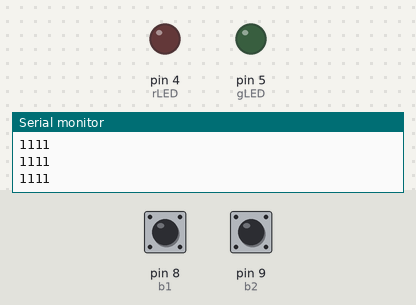
The sketch below on a simulated Arduino Uno, built with avr-gcc and run on an emulated ATmega328P. Parts: output pins drawn as LEDs (lit = HIGH), the last lines printed to the serial monitor. The inputs (shaded band) are chosen by the test bench; at power-on: pin 8 (b1) HIGH, pin 9 (b2) HIGH.

Above: at 1.2 s.
1.3 s: pin 8 (b1) pulled LOW for 0.15 s
At 2.1 s:
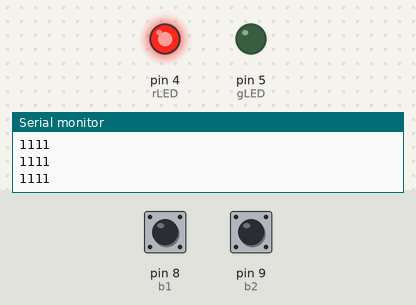
2.9 s: pin 9 (b2) pulled LOW for 0.15 s
At 3.4 s:
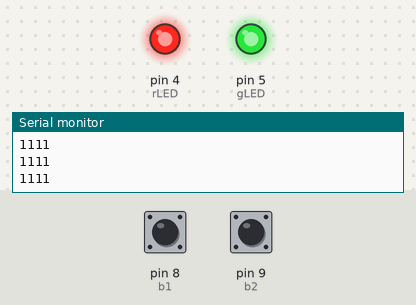
4.5 s: pin 8 (b1) pulled LOW for 1 s
At 5.8 s:
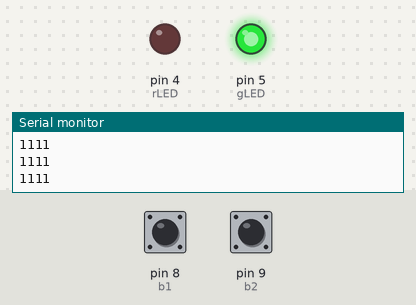
7.0 s: pin 8 (b1) pulled LOW for 3.2 s
At 7.7 s:
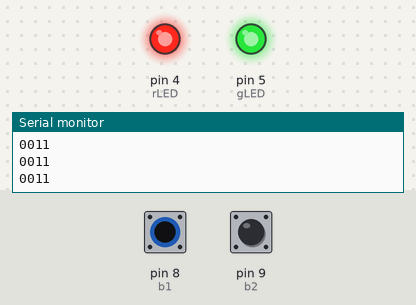
11.7 s: pin 9 (b2) pulled LOW for 1 s
At 12.5 s:
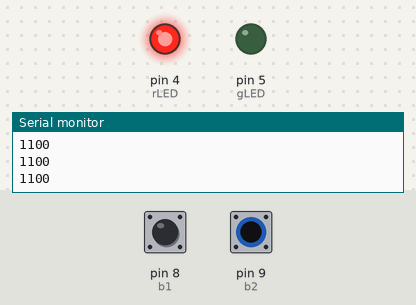
Timing chart, 0 to 14.7 s (numbered marks = the images above; inputs shaded):
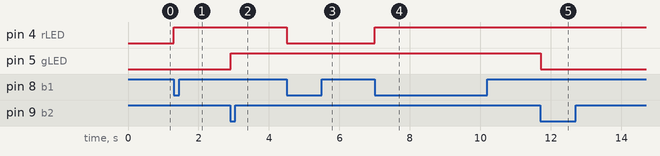

Measured:
- after the input at 1.3 s, pin 4 (rLED): LOW → HIGH at once
- after the input at 2.9 s, pin 5 (gLED): LOW → HIGH at once
- after the input at 4.5 s, pin 4 (rLED): HIGH → LOW at once
- after the input at 7.0 s, pin 4 (rLED): LOW → HIGH at once
- after the input at 11.7 s, pin 5 (gLED): HIGH → LOW at once

The sketch:

led.ino
```cpp
#define b1 8
#define b2 9
#define rLED 4
#define gLED 5
int keyRead1,keyRead2, keyRls1=1, keyRls2=1, ledState1=0, ledState2=0;

void setup() {
  Serial.begin(9600);
  pinMode(b1, INPUT_PULLUP);
  pinMode(b2, INPUT_PULLUP);
  pinMode(rLED, OUTPUT);
  pinMode(gLED, OUTPUT);
}

void loop() {
 keyRead1= digitalRead(b1);
  //b= digitalRead(b2);


  if(keyRead1==0 and keyRls1==1){
    keyRls1=0;
    if(ledState1==0){
      digitalWrite(rLED, HIGH);
      ledState1=1;
    }
    else{
      digitalWrite(rLED, LOW);
      ledState1=0;
    }
  }

  else if(keyRead1==1 and keyRls1==0){
    keyRls1=1;
  }

  /*if(a==0 or b==0){
    digitalWrite(rLED, HIGH);
  }
  */

  /*if(a==b){
    digitalWrite(rLED, LOW);
  }

  else{
    digitalWrite(rLED, HIGH);
  }

  /*if(a==0 and b==0){
    digitalWrite(rLED, LOW);
  }*/


 keyRead2= digitalRead(b2);
  //b= digitalRead(b2);
     Serial.print(keyRead1);  Serial.print(keyRls1);  Serial.print(keyRls2);
  Serial.println(keyRead2);

  if(keyRead2==0 and keyRls2==1){
    keyRls2=0;
    if(ledState2==0){
      digitalWrite(gLED, HIGH);
      ledState2=1;
    }
    else{
      digitalWrite(gLED, LOW);
      ledState2=0;
    }
  }

  else if(keyRead2==1 and keyRls2==0){
    keyRls2=1;
  }
  delay(2);}
```
